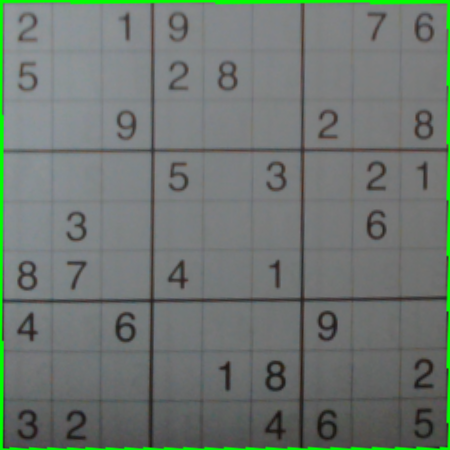
#> input picture backend/Images/sudoku.png, 450 x 450 px, found by its file name
$ python preprocessing.py
#> lines starting #> are read from the running program, lines starting #| are printed output that depends on the picture; after the words box and inside, x2 and y2 are one past the last pixel; in counts of white or black regions, pixels touching at a corner belong together
import cv2
import numpy as np
from matplotlib import pyplot as plt
import math
import pytesseract

# Bild laden
image_path = "./Images/sudoku.png"
image = cv2.imread(image_path, cv2.IMREAD_GRAYSCALE)
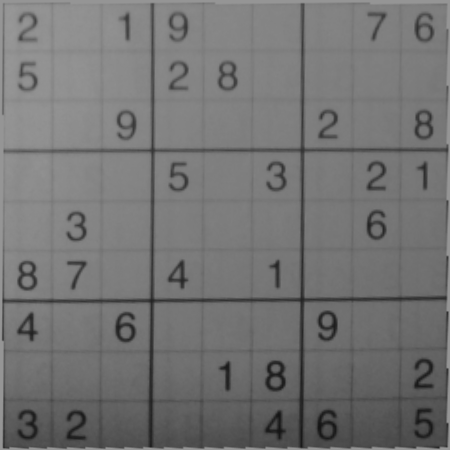
#> image: shape (450, 450); min 20, max 151, mean 115.1

# Adaptive Thresholding für bessere Konturerkennung
processed = cv2.GaussianBlur(image, (5, 5), 0)
processed = cv2.adaptiveThreshold(processed, 255, cv2.ADAPTIVE_THRESH_GAUSSIAN_C, cv2.THRESH_BINARY_INV, 11, 2)
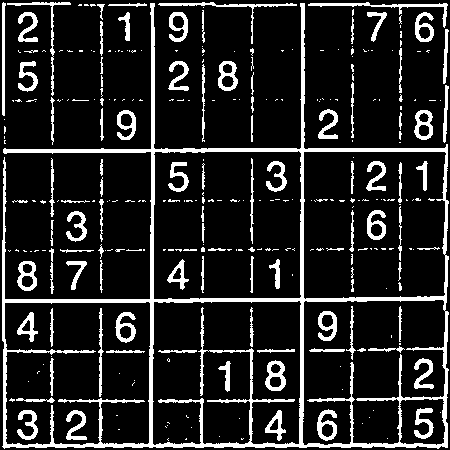
#> processed: shape (450, 450); 14.3% white; 304 white regions (203 under 20 px), largest, box (x1, y1, x2, y2) and area: (2, 3, 449, 449) 13194, (308, 2, 448, 28) 490, (158, 2, 297, 44) 432

# Kernel für Morphologische Operationen
kernel = np.ones((2, 2), np.uint8)

kernel2 = np.ones((1,1), np.uint8)

# Öffnen: Entfernt kleine Punkte (Rauschen)
processed = cv2.morphologyEx(processed, cv2.MORPH_OPEN, kernel, iterations=1)
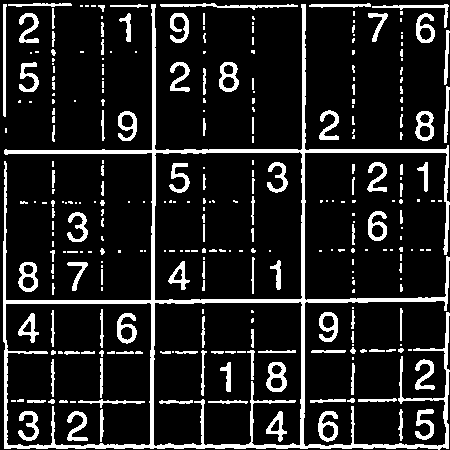
#> processed: shape (450, 450); 13.6% white; 297 white regions (164 under 20 px), largest, box (x1, y1, x2, y2) and area: (3, 4, 450, 450) 11577, (160, 3, 298, 10) 370, (3, 4, 7, 117) 341

# Schließen: Schließt Lücken in den Gitterlinien
processed = cv2.morphologyEx(processed, cv2.MORPH_CLOSE, kernel2, iterations=2)


width = image.shape[0]
#> width = 450
height = image.shape[1]
#> height = 450

dim = math.floor(width/9)
#> dim = 50

sudoku = [[0 for i in range(9)] for j in range(9)]

for i in range(9):
    for j in range(9):
        cropped_image = processed[i*dim:(i+1)*dim, j*dim:(j+1)*dim]
        cc = cropped_image[5:dim-5, 5:dim-5]
        cv2.imshow("Sudoku Grid", cc)
#> (the run stopped early here; a loop or call above may not have finished)
